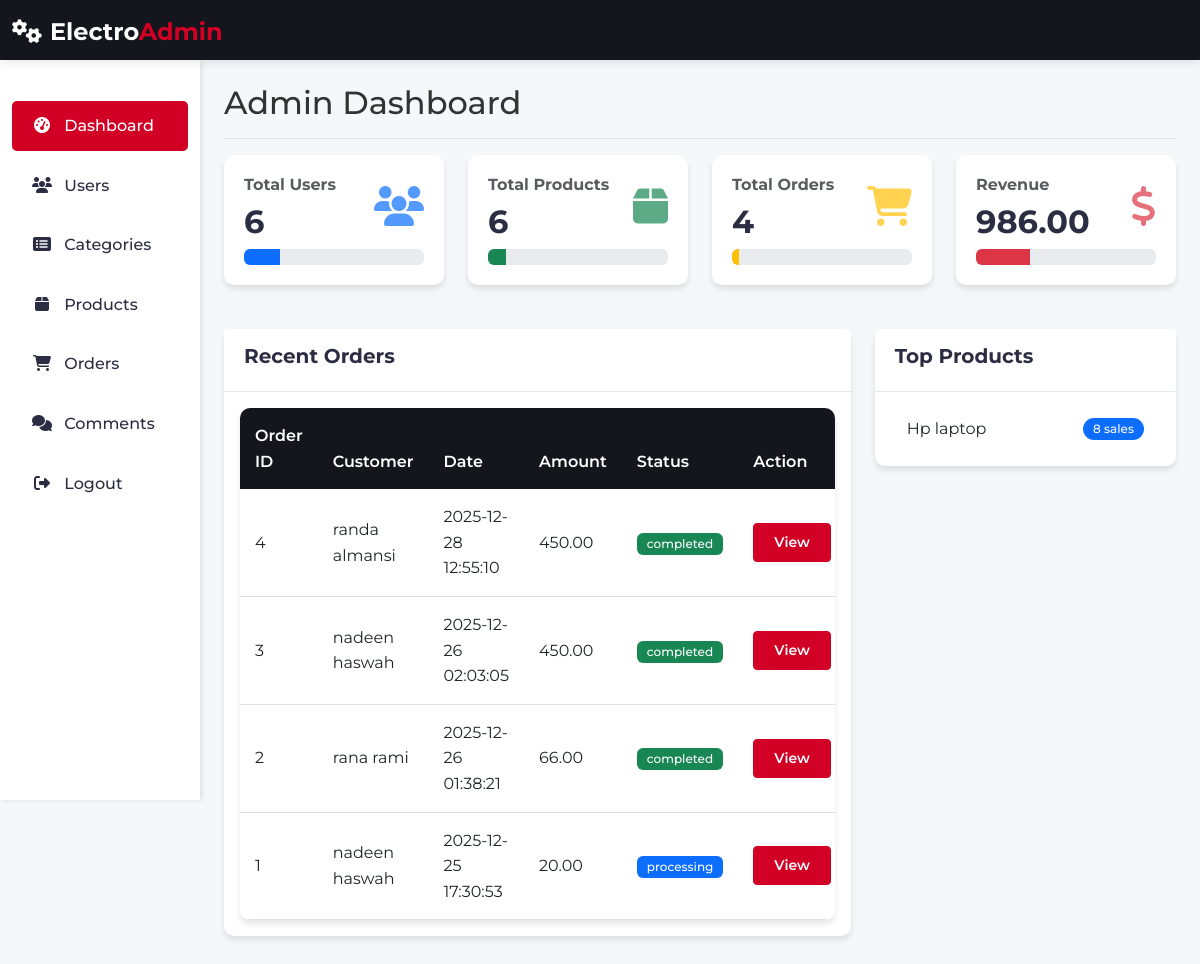
The app's page /admin/index.php with its own data.
### tables this page shows
CREATE TABLE IF NOT EXISTS `orders` (
  `order_id` int NOT NULL AUTO_INCREMENT,
  `user_id` int NOT NULL,
  `total_price` decimal(10,2) NOT NULL,
  `status` enum('pending','processing','shipped','completed','cancelled') DEFAULT 'pending',
  `created_at` datetime DEFAULT CURRENT_TIMESTAMP,
  PRIMARY KEY (`order_id`),
  KEY `user_id` (`user_id`)
);

CREATE TABLE IF NOT EXISTS `items` (
  `item_id` int NOT NULL AUTO_INCREMENT,
  `name` varchar(100) NOT NULL,
  `description` text,
  `price` decimal(10,2) NOT NULL,
  `discount_value` decimal(10,2) DEFAULT NULL,
  `discount_start` datetime DEFAULT NULL,
  `discount_end` datetime DEFAULT NULL,
  `add_date` datetime DEFAULT CURRENT_TIMESTAMP,
  `country_made` varchar(50) DEFAULT NULL,
  `status` varchar(20) DEFAULT NULL,
  `category_id` int NOT NULL,
  `quantity` int DEFAULT '0',
  PRIMARY KEY (`item_id`),
  KEY `category_id` (`category_id`)
);

### admin/config/database.php (called while the page is built, shortened)
<?php
class DatabasePDO
{
    private static $instance = null;
    private $conn;
    private function __construct()
    {
        $dsn = "mysql:host=" . DB_HOST . ";dbname=" . DB_NAME . ";charset=utf8mb4";
        $this->conn = new PDO($dsn, DB_USER, DB_PASS, [
            PDO::ATTR_ERRMODE => PDO::ERRMODE_EXCEPTION
        ]);
    }
    public static function getInstance()
    {
        if (self::$instance === null) {
            self::$instance = new DatabasePDO();
        }
        return self::$instance;
    }
    public function query($sql, $params = [])
    {
        $stmt = $this->conn->prepare($sql);
        $stmt->execute($params);
        return $stmt;
    }
}
$db = DatabasePDO::getInstance();

### admin/index.php (the view, shortened to what this page needs)
<?php
require_once 'config/database.php';
?>
<!DOCTYPE html>
<html lang="en">
<head>
    <link href="https://cdn.jsdelivr.net/npm/bootstrap@5.3.0-alpha1/dist/css/bootstrap.min.css" rel="stylesheet">
    <link rel="stylesheet" href="https://cdnjs.cloudflare.com/ajax/libs/font-awesome/6.4.0/css/all.min.css">
    <link rel="stylesheet" href="assets/css/admin-style.css">
</head>
<body>
    <?php
    include('includes/header.php');
    ?>
    <div class="container-fluid">
        <div class="row">
            <?php
            include('includes/sidebar.php');
            ?>
            <main class="col-md-9 ms-sm-auto col-lg-10 px-md-4 mt-5">
                <div class="d-flex justify-content-between flex-wrap flex-md-nowrap align-items-center pt-3 pb-2 mb-3 border-bottom">
                    <h1 class="h2">Admin Dashboard</h1>
                </div>
                <div class="row mb-4">
                    <div class="col-md-3">
                        <div class="card stat-card">
                            <div class="card-body">
                                <?php
                                $sql = "SELECT COUNT(*) AS total_rows FROM users ";
                                $result = $db->query($sql);
                                $rows = $result->fetchAll(PDO::FETCH_ASSOC);
                                if (count($rows) > 0):
                                    foreach ($rows as $row): ?>
                                        <div class="d-flex justify-content-between">
                                            <div>
                                                <h6 class="text-muted">Total Users</h6>
                                                <h3><?= $row['total_rows'] ?></h3>
                                            </div>
                                    <?php
                                    endforeach;
                                endif;
                                    ?>
                                    <div class="stat-icon">
                                        <i class="fas fa-users text-primary"></i>
                                    </div>
                                        </div>
                                        <div class="progress mt-2">
                                            <div class="progress-bar bg-primary" style="width: 20%"></div>
                                        </div>
                            </div>
                        </div>
                    </div>
                    <div class="col-md-3">
                        <div class="card stat-card">
                            <div class="card-body">
                                <div class="d-flex justify-content-between">
                                    <div>
                                        <?php
                                        $sql = "SELECT COUNT(*) AS total_rows FROM items ";
                                        $result = $db->query($sql);
                                        $rows = $result->fetchAll(PDO::FETCH_ASSOC);
                                        if (count($rows) > 0):
                                            foreach ($rows as $row): ?>
                                                <h6 class="text-muted">Total Products</h6>
                                                <h3><?= $row['total_rows'] ?></h3>
                                    </div>
                            <?php
                                            endforeach;
                                        endif;
                            ?>
                            <div class="stat-icon">
                                <i class="fas fa-box text-success"></i>
                            </div>
                                </div>
                                <div class="progress mt-2">
                                    <div class="progress-bar bg-success" style="width: 10%"></div>
                                </div>
                            </div>
                        </div>
                    </div>
                    <div class="col-md-3">
                        <div class="card stat-card">
                            <div class="card-body">
                                <div class="d-flex justify-content-between">
                                    <div>
                                        <?php
                                        $sql = "SELECT COUNT(*) AS total_rows FROM  orders ";
                                        $result = $db->query($sql);
                                        $rows = $result->fetchAll(PDO::FETCH_ASSOC);
                                        if (count($rows) > 0):
                                            foreach ($rows as $row): ?>
                                                <h6 class="text-muted">Total Orders</h6>
                                                <h3><?= $row['total_rows'] ?></h3>
                                    </div>
                            <?php
                                            endforeach;
                                        endif;
                            ?>
                            <div class="stat-icon">
                                <i class="fas fa-shopping-cart text-warning"></i>
                            </div>
                                </div>
                                <div class="progress mt-2">
                                    <div class="progress-bar bg-warning" style="width: 4%"></div>
                                </div>
                            </div>
                        </div>
                    </div>
                    <div class="col-md-3">
                        <div class="card stat-card">
                            <div class="card-body">
                                <div class="d-flex justify-content-between">
                                    <div>
                                        <?php
                                        $sql = "SELECT SUM(total_price) AS total_prices FROM orders ";
                                        $result = $db->query($sql);
                                        $rows = $result->fetchAll(PDO::FETCH_ASSOC);
                                        if (count($rows) > 0):
                                            foreach ($rows as $row): ?>
                                                <h6 class="text-muted">Revenue</h6>
                                                <h3><?= $row['total_prices'] ?></h3>
                                    </div>
                            <?php
                                            endforeach;
                                        endif;
                            ?>
                            <div class="stat-icon">
                                <i class="fas fa-dollar-sign text-danger"></i>
                            </div>
                                </div>
                                <div class="progress mt-2">
                                    <div class="progress-bar bg-danger" style="width: 30%"></div>
                                </div>
                            </div>
                        </div>
                    </div>
                </div>
                <div class="row">
                    <div class="col-md-8">
                        <div class="card">
                            <div class="card-header">
                                <h5>Recent Orders</h5>
                            </div>
                            <div class="card-body">
                                <div class="table-responsive">
                                    <table class="table table-hover">
                                        <thead>
                                            <tr>
                                                <th>Order ID</th>
                                                <th>Customer</th>
                                                <th>Date</th>
                                                <th>Amount</th>
                                                <th>Status</th>
                                                <th>Action</th>
                                            </tr>
                                        </thead>
                                        <tbody>
                                            <?php
                                            $sql = "SELECT
                                                o.order_id,
                                                CONCAT(u.first_name, ' ', u.last_name) AS customer,
                                                o.created_at AS order_date,
                                                o.total_price AS amount,
                                                o.status
                                            FROM orders o
                                            INNER JOIN users u ON o.user_id = u.user_id
                                            ORDER BY o.created_at DESC";
                                            $result = $db->query($sql);
                                            $rows = $result->fetchAll(PDO::FETCH_ASSOC);
                                            if (count($rows) > 0):
                                                foreach ($rows as $row): ?>
                                                    <tr>
                                                        <td><?= $row['order_id'] ?></td>
                                                        <td><?= $row['customer'] ?></td>
                                                        <td><?= $row['order_date'] ?></td>
                                                        <td><?= $row['amount'] ?></td>
                                                        <?php
                                                        if ($row['status'] == 'processing') {
                                                            $statusBadge = 'primary';
                                                        } elseif ($row['status'] == 'completed') {
                                                            $statusBadge = 'success';
                                                        } elseif ($row['status'] == 'cancelled') {
                                                            $statusBadge = 'danger';
                                                        } else {
                                                            $statusBadge = 'secondary';
                                                        }
                                                        ?>
                                                        <td><span class="badge bg-<?= $statusBadge;  ?>"><?= $row['status'] ?></span></td>
                                                        <td>
                                                            <a href="viewOrder.php?id=<?= $row['order_id']; ?>" class="btn btn-sm btn-primary">
                                                                View
                                                            </a>
                                                        </td>
                                                    </tr>
                                            <?php
                                                endforeach;
                                            endif;
                                            ?>
                                        </tbody>
                                    </table>
                                </div>
                            </div>
                        </div>
                    </div>
                    <div class="col-md-4">
                        <div class="card">
                            <div class="card-header">
                                <h5>Top Products</h5>
                            </div>
                            <div class="card-body">
                                <ul class="list-group list-group-flush">
                                    <?php
                                    $sql = "SELECT
                                        i.item_id,
                                        i.name,
                                        SUM(oi.quantity) AS total_sales
                                    FROM order_items oi
                                    INNER JOIN items i ON oi.item_id = i.item_id
                                    INNER JOIN orders o ON oi.order_id = o.order_id
                                    WHERE o.status IN ('completed', 'shipped')
                                    GROUP BY i.item_id, i.name
                                    ORDER BY total_sales DESC
                                    LIMIT 5;
                                    ";
                                    $result = $db->query($sql);
                                    $rows = $result->fetchAll(PDO::FETCH_ASSOC);
                                    if (count($rows) > 0):
                                        foreach ($rows as $row): ?>
                                            <li class="list-group-item d-flex justify-content-between align-items-center">
                                                <?= htmlspecialchars($row['name']); ?>
                                                <span class="badge bg-primary rounded-pill"> <?= $row['total_sales']; ?> sales</span>
                                            </li>
                                    <?php
                                        endforeach;
                                    endif;
                                    ?>
                                </ul>
                            </div>
                        </div>
                    </div>
                </div>
            </main>
        </div>
    </div>
</body>
</html>

### records on screen
orders: order_id "4", customer "randa almansi", created_at "2025-12-28 12:55:10", total_price "450.00", status "completed"
orders: order_id "3", customer "nadeen haswah", created_at "2025-12-26 02:03:05", total_price "450.00", status "completed"
orders: order_id "2", customer "rana rami", created_at "2025-12-26 01:38:21", total_price "66.00", status "completed"
orders: order_id "1", customer "nadeen haswah", created_at "2025-12-25 17:30:53", total_price "20.00", status "processing"
items: name "Hp laptop", total_sales "8"

### other values on screen
$row['total_rows'] "6"
$row['total_rows'] "4"
$row['total_prices'] "986.00"
